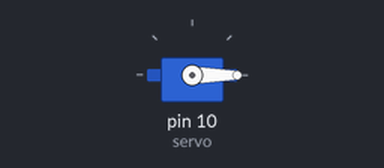
A sketch run on a simulated Arduino Uno, built with avr-gcc and run on an emulated ATmega328P. Parts: servo.

Above: at 0.05 s.
Timing chart, 0 to 4.6 s (numbered marks = the images above):
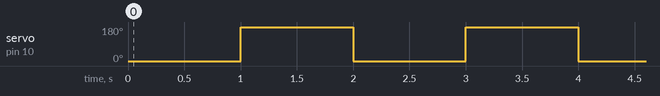

The sketch:

Basic_Servo.ino
```cpp
#include <Servo.h>

Servo servo;
int angle =10;

void setup() {
servo.attach(10);
servo.write(angle);
}

void loop() {
//for(angle = 10; angle < 90; angle++)
{
servo.write(0);
delay(1000);
}

//for(angle = 10; angle <90; angle--)
{
servo.write(180);
delay(1000);
}
}
```

Measured:
- by itself, servo on pin 10 (servo): alternates 180° for 1.0 s and 0° for 1.0 s
